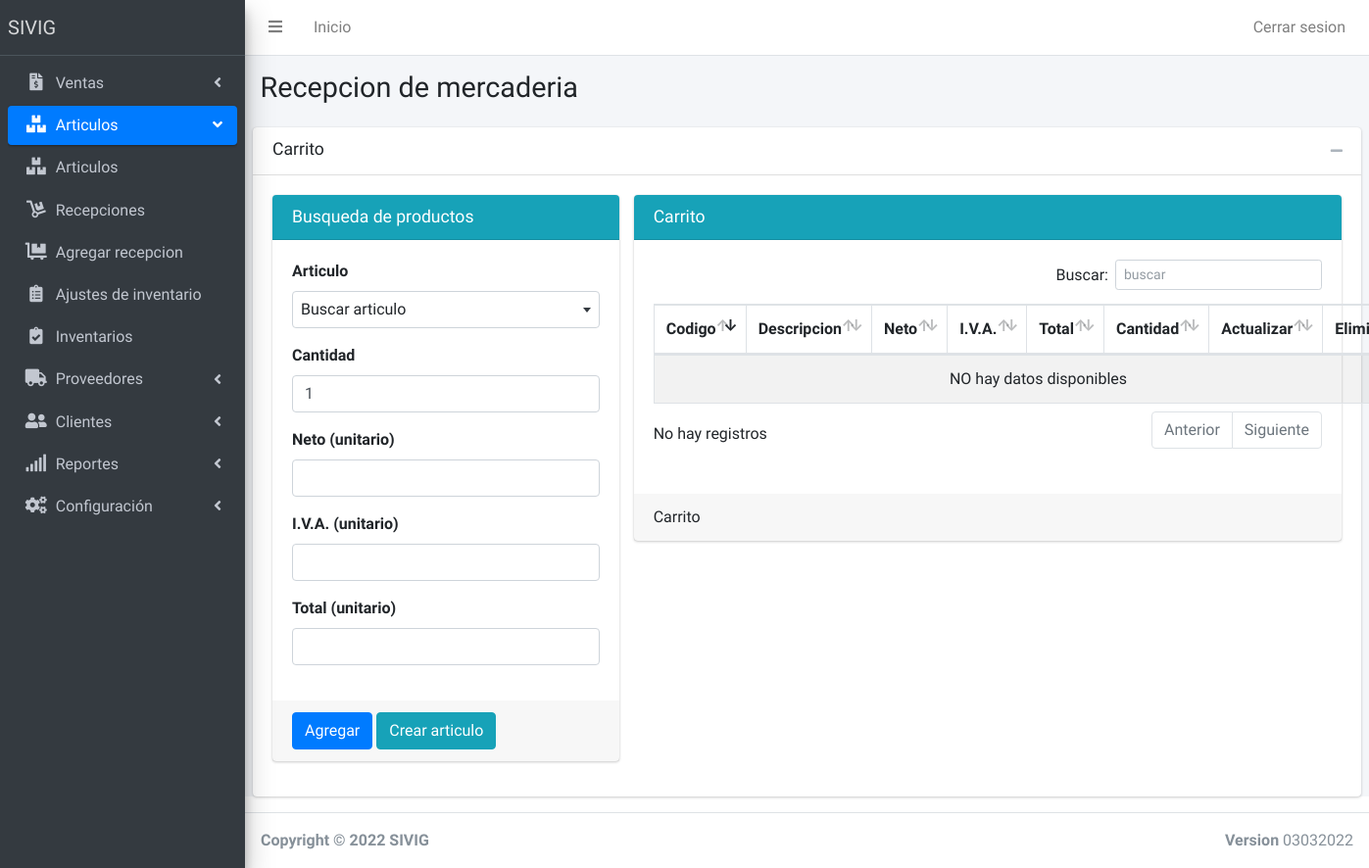
The page /AgregarRecepcion (signed in) on the database its author committed.
### tables this page shows
CREATE TABLE `grupospaginas` (
  `idgrupo` int(11) NOT NULL AUTO_INCREMENT,
  `nombregrupo` varchar(120) NOT NULL,
  `imagengrupo` varchar(120) NOT NULL,
  `posicion` int(11) NOT NULL,
  PRIMARY KEY (`idgrupo`)
);

CREATE TABLE `permisos` (
  `IdPermiso` int(11) NOT NULL AUTO_INCREMENT,
  `IdUsuario` int(11) NOT NULL,
  `Idpagina` int(11) NOT NULL,
  `Permiso` int(11) NOT NULL,
  PRIMARY KEY (`IdPermiso`)
);

CREATE TABLE `paginas` (
  `IdPagina` int(11) NOT NULL AUTO_INCREMENT,
  `NombrePagina` varchar(120) NOT NULL,
  `Enlacepagina` varchar(120) NOT NULL,
  `Imagen` varchar(60) NOT NULL,
  `grupopagina` int(11) NOT NULL,
  PRIMARY KEY (`IdPagina`)
);

### Model/dbConection.php (called while the page is built)
<?php
class DB
{
	private $host;
	private $db;
	private $user;
	private $password;
	private $amb = 'DEV';
	public function __construct()
	{
		if ($this->amb == 'DEV') {
			$this->host = 'localhost';
			$this->db = 'sivig';
			$this->user = 'root';
			$this->password = '';
		} else {
			$this->host = 'localhost';
			$this->db = 'orhanoik_SIVIG';
			$this->user = 'orhanoik_sivig';
			$this->password = 'sivig2021-';
		}
	}
	public function connect()
	{
		try {
			$connection = "mysql:host=" . $this->host . ";dbname=" . $this->db;
			$options = [
				PDO::ATTR_ERRMODE => PDO::ERRMODE_EXCEPTION,
				PDO::ATTR_EMULATE_PREPARES => false,
				PDO::MYSQL_ATTR_INIT_COMMAND => "SET NAMES utf8",
			];
			$pdo = new PDO($connection, $this->user, $this->password, $options);
			return $pdo;
		} catch (PDOException $e) {
			print_r('Error conenection: ' . $e->getMessage());
		}
	}
}

### Controller/MenuController.php (called while the page is built, shortened)
<?php
include 'Model/dbConection.php';
class Menu extends DB{
        public function Getpaginas($idusuario, $idgrupo){
        $query = $this->connect()->prepare('SELECT * FROM paginas INNER JOIN permisos on permisos.Idpagina = paginas.IdPagina WHERE permisos.IdUsuario = :idusuario AND permisos.Permiso = 1 AND paginas.grupopagina = :idgrupo');
        $query->execute(['idusuario' => $idusuario, 'idgrupo' => $idgrupo]);
        $menusa = array();
        foreach ($query as $Menua) {
            $m = new Menus();
            $m->NombrePagina = $Menua[1];
            $m->EnlacePagina = $Menua[2];
            $m->IdPagina = $Menua[0];
            $m->ImagenPagina = $Menua['Imagen'];
            $m->GrupoPagina = $Menua[4];
            array_push($menusa, $m);
        }
        return $menusa;
       }
        public function GetGrupoPagina($idpagina){
            $query = $this->connect()->prepare('SELECT grupopagina FROM paginas WHERE Idpagina = :idpagina');
            $query->execute(['idpagina' => $idpagina]);
            foreach ($query as $a) {
                $idgrupo = $a[0];
            }
        return $idgrupo;
    }
        public function GetGrupos(){
            $query = $this->connect()->prepare('SELECT * FROM grupospaginas ORDER BY posicion ASC');
            $query->execute();
            $grupos = array();
            foreach ($query as $g) {
                array_push($grupos, $g);
            }
            return $grupos;
           }
}
?>

### AgregarRecepcion.php (the view, shortened to what this page needs)
<?php
$idpagina = 8;
include 'Includes/partials/header.php';
include 'Includes/partials/menu.php';
?>
<div class="content-wrapper">
    <section class="content-header">
        <div class="container-fluid">
            <div class="row mb-2">
                <div class="col-sm-6">
                    <h1>Recepcion de mercaderia</h1>
                </div>
            </div>
        </div>
    </section>
    <section class="content">
        <div class="card">
            <div class="card-header">
                <h3 class="card-title">Carrito</h3>
                <div class="card-tools">
                    <button type="button" class="btn btn-tool" data-card-widget="collapse" data-toggle="tooltip"
                        title="Collapse">
                        <i class="fas fa-minus"></i></button>
                </div>
            </div>
            <div class="card-body">
                <div class="row">
                    <div class="col-md-4">
                        <div class="card card-info">
                            <div class="card-header">
                                <h3 class="card-title">Busqueda de productos</h3>
                            </div>
                            <form action="AgregarArticuloRecepcion" method="POST">
                                <div class="card-body">
                                    <div class="form-group">
                                        <label>Articulo</label>
                                    </div>
                                    <div class="form-group">
                                        <label for="cantidad">Cantidad</label>
                                        <input type="number" class="form-control" id="cantidad" name="cantidad" required
                                            value=1>
                                    </div>
                                    <div class="form-group">
                                        <label for="costo_neto">Neto (unitario)</label>
                                        <input type="number" oninput="ActualizaValorCostoUnitario()"
                                            class="form-control" id="costo_neto" name="costo_neto" required>
                                    </div>
                                    <div class="form-group">
                                        <label for="costo_imp">I.V.A. (unitario)</label>
                                        <input type="number" class="form-control" id="costo_imp" name="costo_imp"
                                            required>
                                    </div>
                                    <div class="form-group">
                                        <label for="costo_total">Total (unitario)</label>
                                        <input type="number" oninput="ActualizaValorCostoNetoUnitario()"
                                            class="form-control" id="costo_total" name="costo_total" required>
                                    </div>
                                </div>
                                <div class="card-footer">
                                    <button type="submit" class="btn btn-primary">Agregar</button>
                                    <button type="button" class="btn btn-info" data-toggle="modal"
                                        data-target="#crear-articulo">
                                        Crear articulo </button>
                                </div>
                            </form>
                        </div>
                    </div>
                    <div class="col-md-8">
                        <div class="card card-info">
                            <div class="card-header">
                                <h3 class="card-title">Carrito</h3>
                            </div>
                            <div class="card-body">
                                <table id="tabla2" class="table table-bordered table-striped">
                                    <thead>
                                        <tr>
                                            <th>Codigo</th>
                                            <th>Descripcion</th>
                                            <th style="width: 90px">Neto</th>
                                            <th style="width: 90px">I.V.A.</th>
                                            <th style="width: 90px">Total</th>
                                            <th style="width: 60px">Cantidad</th>
                                            <th style="width: 60px">Actualizar</th>
                                            <th style="width: 60px">Eliminar</th>
                                        </tr>
                                    </thead>
                                    <tbody>
                                    </tbody>
                                </table>
                            </div>
                            <div class="card-footer">
                                Carrito
                            </div>
                        </div>
                    </div>
                </div>
            </div>
        </div>
    </section>
</div>
<?php
include 'Includes/partials/footer.php';
?>

### Includes/partials/menu.php (shortened to what this page needs)
<div class="wrapper">
    <nav class="main-header navbar navbar-expand navbar-white navbar-light">
      <ul class="navbar-nav">
        <li class="nav-item">
          <a class="nav-link" data-widget="pushmenu" href="#"><i class="fas fa-bars"></i></a>
        </li>
        <li class="nav-item d-none d-sm-inline-block">
          <a href="index" class="nav-link">Inicio</a>
        </li>
      </ul>
      <ul class="navbar-nav ml-auto">
        <li class="nav-item d-none d-sm-inline-block">
          <a href="Controller/LogoutController.php" class="nav-link">Cerrar sesion</a>
        </li>
      </ul>
    </nav>
    <aside class="main-sidebar sidebar-dark-primary elevation-4">
      <a href="./" class="brand-link">
        <span class="brand-text font-weight-light">SIVIG</span>
      </a>
      <div class="sidebar">
        <nav class="mt-2">
          <ul class="nav nav-pills nav-sidebar flex-column" data-widget="treeview" role="menu" data-accordion="false">
                 <li class="nav-item has-treeview">
                <?php
        require './Controller/MenuController.php';
        $menu = new Menu();
        $activo = "";
        $activog = "";
        $open = "";
        $grupos = $menu->GetGrupos();
        if ($idpagina == 0) {
          $idgrupoactivo = 0;
        }else{
          $idgrupoactivo = $menu->GetGrupoPagina($idpagina);
        }
        foreach ($grupos as $g) {
          if($idgrupoactivo === $g['idgrupo']){
            $activog = "active";
            $open = "menu-open";
          }else{
            $activog = "";
            $open = "";
          }
          echo '
          <li class="nav-item has-treeview '.$open.'">
          <a href="#" class="nav-link '.$activog.'">
            <i class="nav-icon '. $g['imagengrupo'] .'"></i>
            <p>
              '. $g['nombregrupo'].'
              <i class="right fas fa-angle-left"></i>
            </p>
          </a>
          <ul class="nav nav-treeview">';
          $datos = $menu->Getpaginas($_SESSION['id'], $g['idgrupo']);
          foreach ($datos as $n) {
            if($idpagina === $n->IdPagina){
              $activo = "active";
            }else{
              $activo = "";
            }
            echo '
            <li class="nav-item">
            <a href="'. $n->EnlacePagina.'" class="nav-link '. $activo.'">
              <i class="nav-icon '. $n->ImagenPagina.'"></i>
              <p>
              '. $n->NombrePagina.'
              </p>
            </a>
          </li>
          ';
      }
      echo '
          </ul>
         ';
      echo '
      </li>
     ';
        }
        ?>
                </ul>
        </nav>
      </div>
    </aside>

### rows shown on the page
grupospaginas: nombregrupo "Ventas"
grupospaginas: nombregrupo "Articulos"
permisos: Idpagina.NombrePagina "Articulos"
permisos: Idpagina.NombrePagina "Recepciones"
permisos: Idpagina.NombrePagina "Agregar recepcion"
permisos: Idpagina.NombrePagina "Ajustes de inventario"
permisos: Idpagina.NombrePagina "Inventarios"
grupospaginas: nombregrupo "Proveedores"
grupospaginas: nombregrupo "Clientes"
grupospaginas: nombregrupo "Reportes"
grupospaginas: nombregrupo "Configuración"
